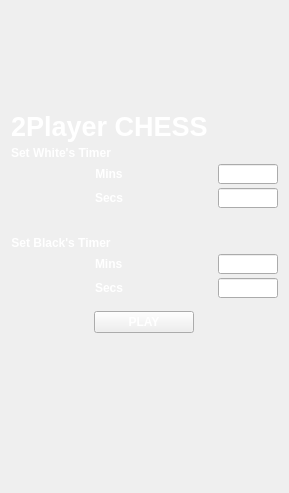
      <widget class="QWidget" name="page">
       <property name="sizePolicy">
        <sizepolicy hsizetype="Fixed" vsizetype="Fixed">
         <horstretch>0</horstretch>
         <verstretch>0</verstretch>
        </sizepolicy>
       </property>
       <property name="maximumSize">
        <size>
         <width>600</width>
         <height>550</height>
        </size>
       </property>
       <layout class="QVBoxLayout" name="verticalLayout_2">
        <item>
         <spacer name="verticalSpacer">
          <property name="font">
           <font>
            <family>MS Shell Dlg 2</family>
            <weight>75</weight>
            <italic>false</italic>
            <bold>true</bold>
            <underline>false</underline>
           </font>
          </property>
          <property name="styleSheet">
           <string notr="true">color: rgb(255, 255, 255);</string>
          </property>
          <property name="orientation">
           <enum>Qt::Vertical</enum>
          </property>
          <property name="sizeType">
           <enum>QSizePolicy::Fixed</enum>
          </property>
          <property name="sizeHint" stdset="0">
           <size>
            <width>20</width>
            <height>100</height>
           </size>
          </property>
         </spacer>
        </item>
        <item>
         <layout class="QFormLayout" name="formLayout">
          <property name="fieldGrowthPolicy">
           <enum>QFormLayout::ExpandingFieldsGrow</enum>
          </property>
          <property name="labelAlignment">
           <set>Qt::AlignCenter</set>
          </property>
          <property name="formAlignment">
           <set>Qt::AlignCenter</set>
          </property>
          <property name="horizontalSpacing">
           <number>10</number>
          </property>
          <property name="verticalSpacing">
           <number>4</number>
          </property>
          <property name="leftMargin">
           <number>0</number>
          </property>
          <property name="rightMargin">
           <number>0</number>
          </property>
          <property name="bottomMargin">
           <number>7</number>
          </property>
          <item row="1" column="0" colspan="2">
           <widget class="QLabel" name="label">
            <property name="sizePolicy">
             <sizepolicy hsizetype="Fixed" vsizetype="Fixed">
              <horstretch>0</horstretch>
              <verstretch>0</verstretch>
             </sizepolicy>
            </property>
            <property name="font">
             <font>
              <family>MS Shell Dlg 2</family>
              <weight>75</weight>
              <italic>false</italic>
              <bold>true</bold>
              <underline>false</underline>
             </font>
            </property>
            <property name="styleSheet">
             <string notr="true">color: rgb(255, 255, 255);</string>
            </property>
            <property name="text">
             <string>Set White's Timer</string>
            </property>
            <property name="alignment">
             <set>Qt::AlignCenter</set>
            </property>
           </widget>
          </item>
          <item row="3" column="0">
           <widget class="QLabel" name="label_2">
            <property name="sizePolicy">
             <sizepolicy hsizetype="Preferred" vsizetype="Preferred">
              <horstretch>0</horstretch>
              <verstretch>0</verstretch>
             </sizepolicy>
            </property>
            <property name="maximumSize">
             <size>
              <width>50</width>
              <height>20</height>
             </size>
            </property>
            <property name="font">
             <font>
              <family>MS Shell Dlg 2</family>
              <weight>75</weight>
              <italic>false</italic>
              <bold>true</bold>
              <underline>false</underline>
             </font>
            </property>
            <property name="styleSheet">
             <string notr="true">color: rgb(255, 255, 255);</string>
            </property>
            <property name="text">
             <string>Mins</string>
            </property>
            <property name="alignment">
             <set>Qt::AlignCenter</set>
            </property>
           </widget>
          </item>
          <item row="3" column="1">
           <widget class="QLineEdit" name="w_mins">
            <property name="sizePolicy">
             <sizepolicy hsizetype="Preferred" vsizetype="Preferred">
              <horstretch>0</horstretch>
              <verstretch>0</verstretch>
             </sizepolicy>
            </property>
            <property name="maximumSize">
             <size>
              <width>60</width>
              <height>20</height>
             </size>
            </property>
            <property name="font">
             <font>
              <family>MS Shell Dlg 2</family>
              <weight>75</weight>
              <italic>false</italic>
              <bold>true</bold>
              <underline>false</underline>
             </font>
            </property>
            <property name="styleSheet">
             <string notr="true">color: rgb(255, 255, 255);</string>
            </property>
            <property name="alignment">
             <set>Qt::AlignCenter</set>
            </property>
            <property name="clearButtonEnabled">
             <bool>false</bool>
            </property>
           </widget>
          </item>
          <item row="4" column="0">
           <widget class="QLabel" name="label_3">
            <property name="font">
             <font>
              <family>MS Shell Dlg 2</family>
              <weight>75</weight>
              <italic>false</italic>
              <bold>true</bold>
              <underline>false</underline>
             </font>
            </property>
            <property name="styleSheet">
             <string notr="true">color: rgb(255, 255, 255);</string>
            </property>
            <property name="text">
             <string>Secs</string>
            </property>
           </widget>
          </item>
          <item row="4" column="1">
           <widget class="QLineEdit" name="w_secs">
            <property name="sizePolicy">
             <sizepolicy hsizetype="Fixed" vsizetype="Fixed">
              <horstretch>0</horstretch>
              <verstretch>0</verstretch>
             </sizepolicy>
            </property>
            <property name="maximumSize">
             <size>
              <width>60</width>
              <height>20</height>
             </size>
            </property>
            <property name="font">
             <font>
              <family>MS Shell Dlg 2</family>
              <weight>75</weight>
              <italic>false</italic>
              <bold>true</bold>
              <underline>false</underline>
             </font>
            </property>
            <property name="styleSheet">
             <string notr="true">color: rgb(255, 255, 255);</string>
            </property>
            <property name="frame">
             <bool>true</bool>
            </property>
            <property name="alignment">
             <set>Qt::AlignCenter</set>
            </property>
           </widget>
          </item>
          <item row="8" column="0" colspan="2">
           <widget class="QLabel" name="label_4">
            <property name="sizePolicy">
             <sizepolicy hsizetype="Fixed" vsizetype="Fixed">
              <horstretch>0</horstretch>
              <verstretch>0</verstretch>
             </sizepolicy>
            </property>
            <property name="font">
             <font>
              <family>MS Shell Dlg 2</family>
              <weight>75</weight>
              <italic>false</italic>
              <bold>true</bold>
              <underline>false</underline>
             </font>
            </property>
            <property name="styleSheet">
             <string notr="true">color: rgb(255, 255, 255);</string>
            </property>
            <property name="text">
             <string>Set Black's Timer</string>
            </property>
            <property name="alignment">
             <set>Qt::AlignCenter</set>
            </property>
           </widget>
          </item>
          <item row="9" column="0">
           <widget class="QLabel" name="label_10">
            <property name="font">
             <font>
              <family>MS Shell Dlg 2</family>
              <weight>75</weight>
              <italic>false</italic>
              <bold>true</bold>
              <underline>false</underline>
             </font>
            </property>
            <property name="styleSheet">
             <string notr="true">color: rgb(255, 255, 255);</string>
            </property>
            <property name="text">
             <string>Mins</string>
            </property>
           </widget>
          </item>
          <item row="9" column="1">
           <widget class="QLineEdit" name="b_mins">
            <property name="maximumSize">
             <size>
              <width>60</width>
              <height>20</height>
             </size>
            </property>
            <property name="font">
             <font>
              <family>MS Shell Dlg 2</family>
              <weight>75</weight>
              <italic>false</italic>
              <bold>true</bold>
              <underline>false</underline>
             </font>
            </property>
            <property name="styleSheet">
             <string notr="true">color: rgb(255, 255, 255);</string>
            </property>
            <property name="alignment">
             <set>Qt::AlignCenter</set>
            </property>
           </widget>
          </item>
          <item row="11" column="0">
           <widget class="QLabel" name="label_1">
            <property name="font">
             <font>
              <family>MS Shell Dlg 2</family>
              <weight>75</weight>
              <italic>false</italic>
              <bold>true</bold>
              <underline>false</underline>
             </font>
            </property>
            <property name="styleSheet">
             <string notr="true">color: rgb(255, 255, 255);</string>
            </property>
            <property name="text">
             <string>Secs</string>
            </property>
           </widget>
          </item>
          <item row="11" column="1">
           <widget class="QLineEdit" name="b_secs">
            <property name="sizePolicy">
             <sizepolicy hsizetype="Fixed" vsizetype="Fixed">
              <horstretch>0</horstretch>
              <verstretch>0</verstretch>
             </sizepolicy>
            </property>
            <property name="maximumSize">
             <size>
              <width>60</width>
              <height>20</height>
             </size>
            </property>
            <property name="font">
             <font>
              <family>MS Shell Dlg 2</family>
              <weight>75</weight>
              <italic>false</italic>
              <bold>true</bold>
              <underline>false</underline>
             </font>
            </property>
            <property name="styleSheet">
             <string notr="true">color: rgb(255, 255, 255);</string>
            </property>
            <property name="alignment">
             <set>Qt::AlignCenter</set>
            </property>
           </widget>
          </item>
          <item row="7" column="0">
           <spacer name="verticalSpacer_3">
            <property name="font">
             <font>
              <family>MS Shell Dlg 2</family>
              <weight>75</weight>
              <italic>false</italic>
              <bold>true</bold>
              <underline>false</underline>
             </font>
            </property>
            <property name="styleSheet">
             <string notr="true">color: rgb(255, 255, 255);</string>
            </property>
            <property name="orientation">
             <enum>Qt::Vertical</enum>
            </property>
            <property name="sizeHint" stdset="0">
             <size>
              <width>20</width>
              <height>20</height>
             </size>
            </property>
           </spacer>
          </item>
          <item row="0" column="0">
           <widget class="QLabel" name="label_11">
            <property name="font">
             <font>
              <family>MS Shell Dlg 2</family>
              <pointsize>20</pointsize>
              <weight>75</weight>
              <italic>false</italic>
              <bold>true</bold>
              <underline>false</underline>
             </font>
            </property>
            <property name="styleSheet">
             <string notr="true">color: rgb(255, 255, 255);</string>
            </property>
            <property name="text">
             <string>2Player CHESS</string>
            </property>
           </widget>
          </item>
         </layout>
        </item>
        <item>
         <layout class="QHBoxLayout" name="horizontalLayout_2">
          <property name="spacing">
           <number>0</number>
          </property>
          <item>
           <widget class="QPushButton" name="play">
            <property name="sizePolicy">
             <sizepolicy hsizetype="Fixed" vsizetype="Fixed">
              <horstretch>0</horstretch>
              <verstretch>0</verstretch>
             </sizepolicy>
            </property>
            <property name="maximumSize">
             <size>
              <width>100</width>
              <height>30</height>
             </size>
            </property>
            <property name="font">
             <font>
              <family>MS Shell Dlg 2</family>
              <weight>75</weight>
              <italic>false</italic>
              <bold>true</bold>
              <underline>false</underline>
             </font>
            </property>
            <property name="autoFillBackground">
             <bool>true</bool>
            </property>
            <property name="styleSheet">
             <string notr="true">color: rgb(255, 255, 255);</string>
            </property>
            <property name="text">
             <string>PLAY</string>
            </property>
            <property name="autoExclusive">
             <bool>false</bool>
            </property>
            <property name="default">
             <bool>false</bool>
            </property>
            <property name="flat">
             <bool>false</bool>
            </property>
           </widget>
          </item>
         </layout>
        </item>
        <item>
         <spacer name="verticalSpacer_2">
          <property name="font">
           <font>
            <family>MS Shell Dlg 2</family>
            <weight>75</weight>
            <italic>false</italic>
            <bold>true</bold>
            <underline>false</underline>
           </font>
          </property>
          <property name="styleSheet">
           <string notr="true">color: rgb(255, 255, 255);</string>
          </property>
          <property name="orientation">
           <enum>Qt::Vertical</enum>
          </property>
          <property name="sizeType">
           <enum>QSizePolicy::Fixed</enum>
          </property>
          <property name="sizeHint" stdset="0">
           <size>
            <width>20</width>
            <height>149</height>
           </size>
          </property>
         </spacer>
        </item>
       </layout>
      </widget>
